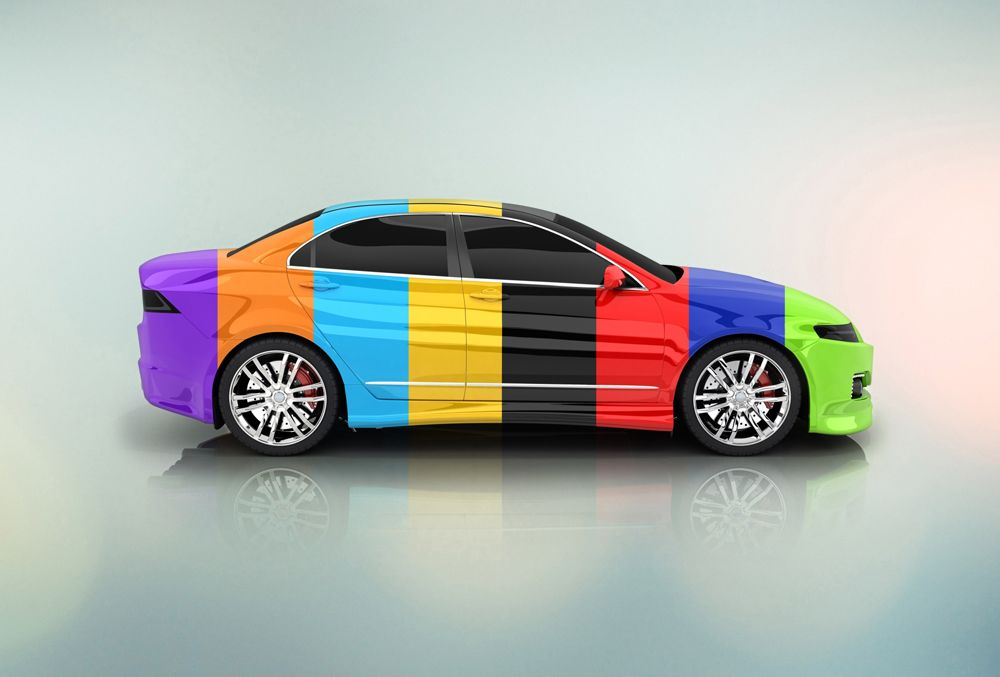
#> input picture auto.jpg, 1000 x 677 px
$ python 'convertidor de canales.py'
#> lines starting #> are read from the running program, lines starting #| are printed output that depends on the picture

import matplotlib.image as mpimg
import matplotlib.pyplot as plt
import numpy as np
import cv2

#importar imagen
image_color =mpimg.imread('auto.jpg')
#> image_color is the input picture: shape (677, 1000, 3); mean R, G, B 176.9, 181.4, 175.2
plt.imshow(image_color)
image_color.shape

#dimensiones de la imagen
print('Height = ' , int(image_color.shape[0]), 'pixels')
#| Height =  677 pixels
print('Width = ' , int(image_color.shape[1]), 'pixels')
#| Width =  1000 pixels

#mostrando la foto con cv2
# se puede ver la diferencia de colores entre plt y imshow
#cv2 presenta la paleta de colores BGR

cv2.imshow('car color', image_color)
cv2.waitKey()
cv2.destroyAllWindows()

#A escala de grises
image_gray= cv2.cvtColor(image_color, cv2.COLOR_BGR2GRAY)
cv2.imshow('car gray', image_gray)
cv2.waitKey()
cv2.destroyAllWindows()

# --------------------A HSV------------

hsv_image=cv2.cvtColor(image_color, cv2.COLOR_BGR2HSV)
#> hsv_image: shape (677, 1000, 3); mean H, S, V 56.7, 40.7, 193.4
cv2.imshow('car HSV', hsv_image)
cv2.waitKey()
cv2.destroyAllWindows()

#separando HSV
plt.imshow(hsv_image[:,:,0])
plt.title('hue channel ')

plt.imshow(hsv_image[:,:,1])
plt.title('Saturation channel ')

plt.imshow(hsv_image[:,:,2])
plt.title('value channel ')

#------------Separando BGR--------------#


B,G,R=cv2.split(image_color)
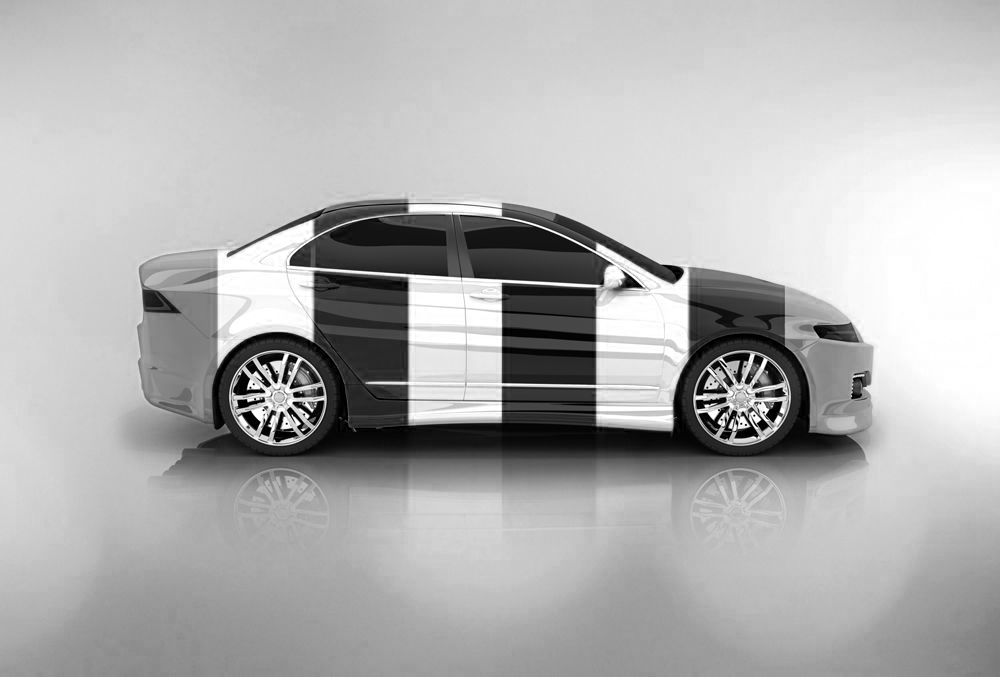
#> B: shape (677, 1000); min 0, max 255, mean 176.9
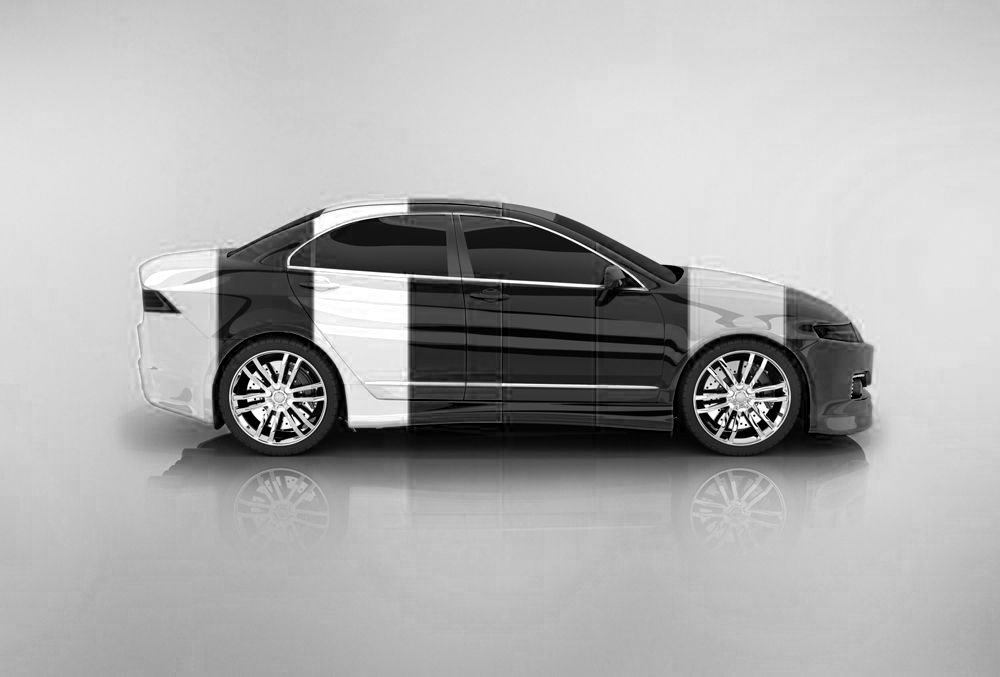
#> R: shape (677, 1000); min 0, max 255, mean 175.2
zeros = np.zeros(image_color.shape[:2], dtype ='uint8')

cv2.imshow ('este es el canal azul', cv2.merge([B, zeros, zeros]))
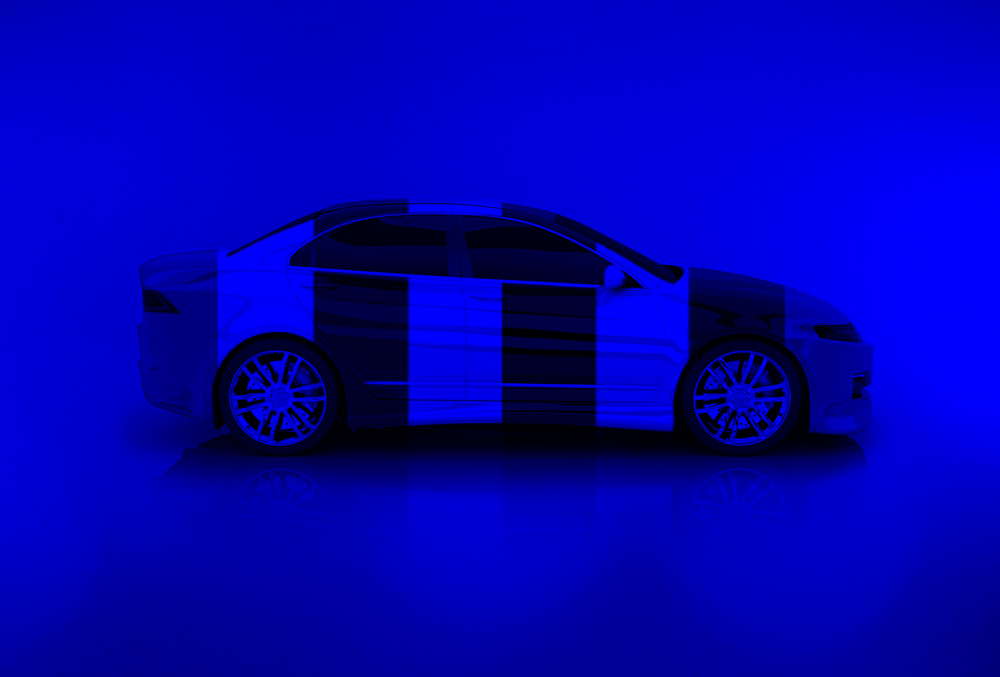
#> window 'este es el canal azul': shape (677, 1000, 3); mean B, G, R 176.9, 0, 0
cv2.waitKey()
cv2.destroyAllWindows()

cv2.imshow ('este es el canal verde', cv2.merge([zeros, G, zeros]))
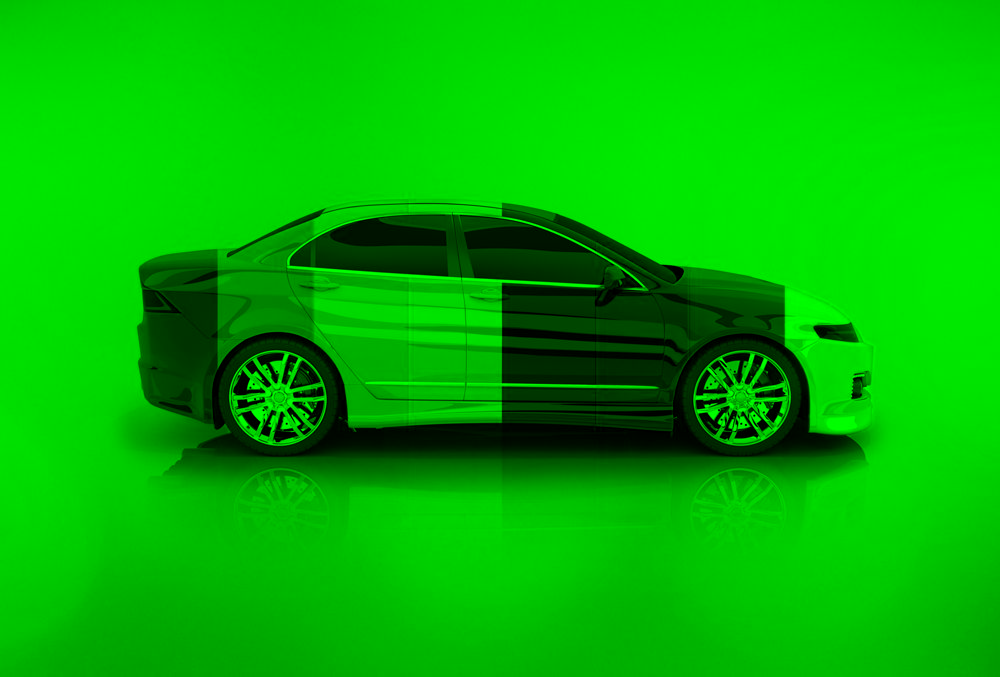
#> window 'este es el canal verde': shape (677, 1000, 3); mean B, G, R 0, 181.4, 0
cv2.waitKey()
cv2.destroyAllWindows()

cv2.imshow ('este es el canal rojo', cv2.merge([zeros, zeros, R]))
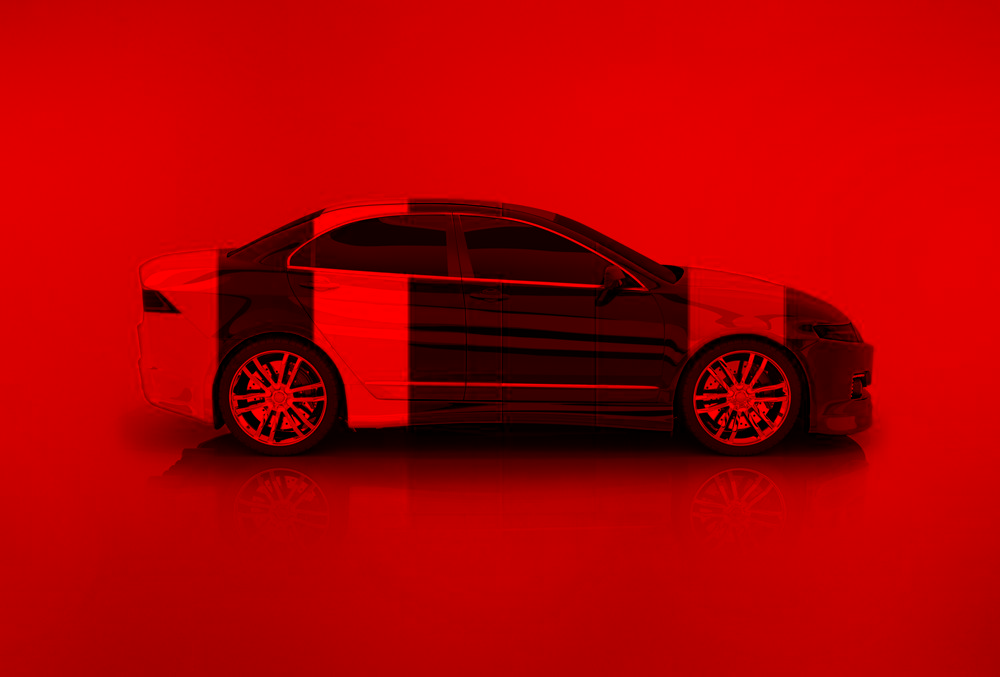
#> window 'este es el canal rojo': shape (677, 1000, 3); mean B, G, R 0, 0, 175.2
cv2.waitKey()
cv2.destroyAllWindows()

#union de los canales

image_merged=cv2.merge([B,G,R])
cv2.imshow('imagen unidad', image_merged)
cv2.waitKey(0)
cv2.destroyAllWindows()

#para jugar con los canales

image_merged=cv2.merge([B+30,G+90,R-10]) # se cambian los numeros para interactuar
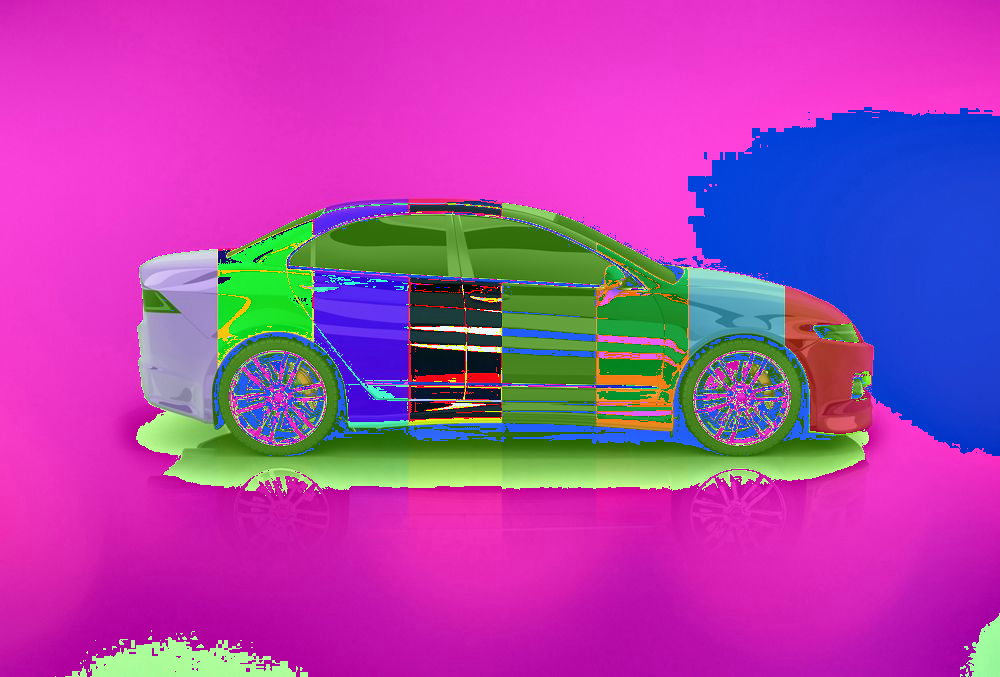
#> image_merged: shape (677, 1000, 3); mean R, G, B 169.7, 68.5, 170.1
cv2.imshow('imagen unidad', image_merged)
cv2.waitKey(0)
cv2.destroyAllWindows()
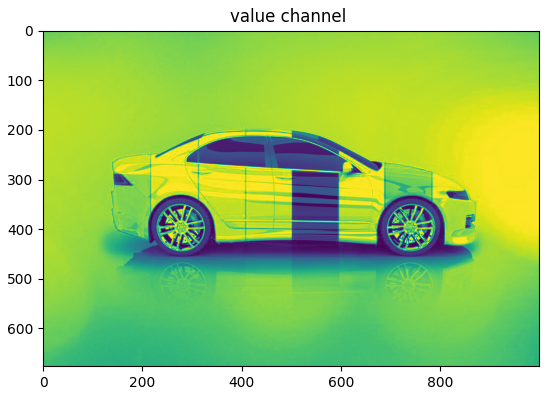
#> figure drawn by matplotlib, 1 panel

$ run again, with carrtera.jpg copied over auto.jpg
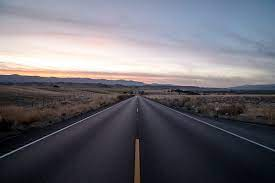
#> input picture carrtera.jpg, 275 x 183 px
#> image_color is the input picture: shape (183, 275, 3); mean R, G, B 106.8, 104.9, 113.2
#| Height =  183 pixels
#| Width =  275 pixels
#> hsv_image: shape (183, 275, 3); mean H, S, V 77.2, 53.6, 118.8
#> `image_merged=cv2.merge([B+30,G+90,R-10])`:
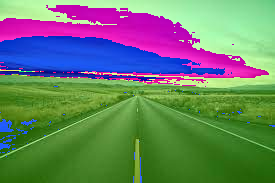
#> image_merged: shape (183, 275, 3); mean R, G, B 105.1, 126.7, 105.3
#> `cv2.destroyAllWindows()`:
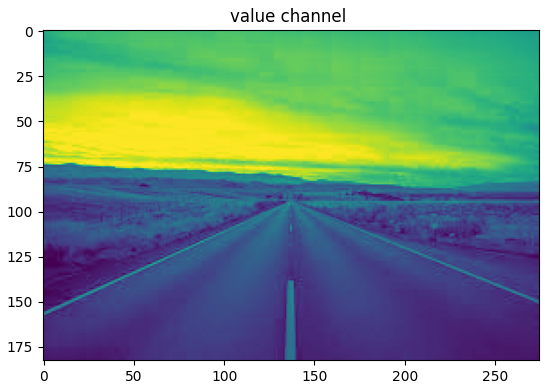
#> figure drawn by matplotlib, 1 panel

$ run again, with pare.jpg copied over auto.jpg
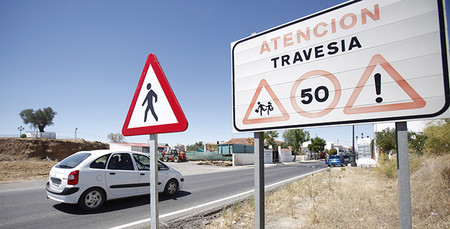
#> input picture pare.jpg, 450 x 229 px
#> image_color is the input picture: shape (229, 450, 3); mean R, G, B 158.5, 160.2, 170.5
#| Height =  229 pixels
#| Width =  450 pixels
#> hsv_image: shape (229, 450, 3); mean H, S, V 59, 53.8, 182.1
#> `image_merged=cv2.merge([B+30,G+90,R-10])`:
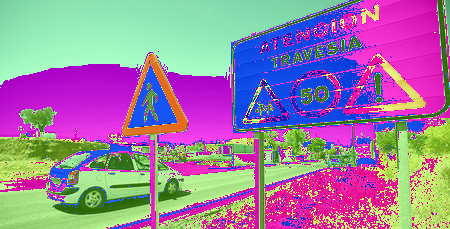
#> image_merged: shape (229, 450, 3); mean R, G, B 155.8, 128.4, 161.5
#> `cv2.destroyAllWindows()`:
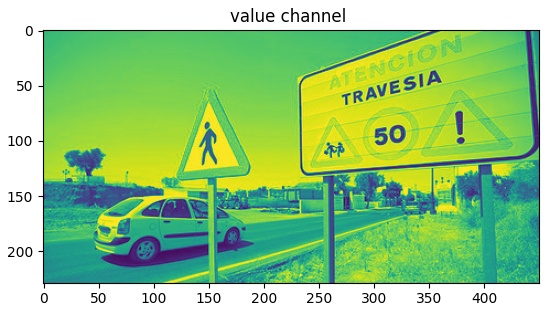
#> figure drawn by matplotlib, 1 panel
